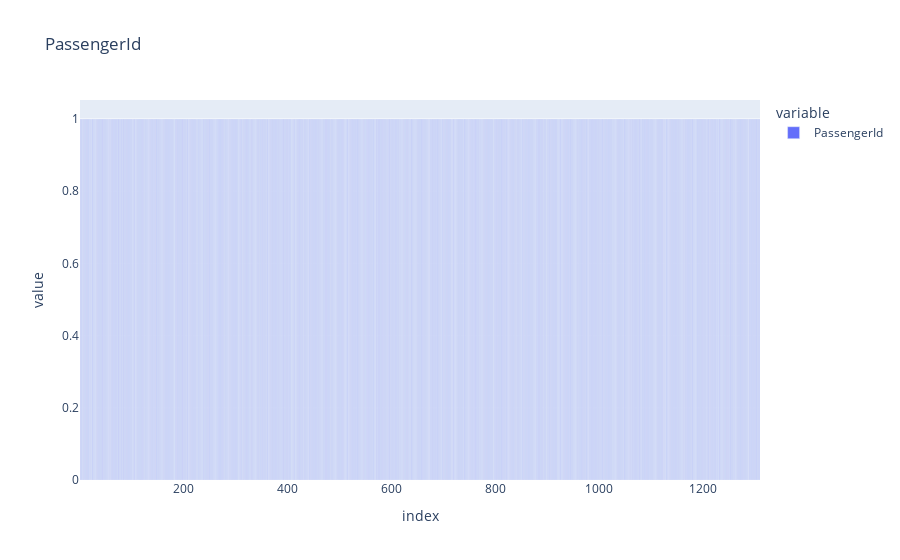
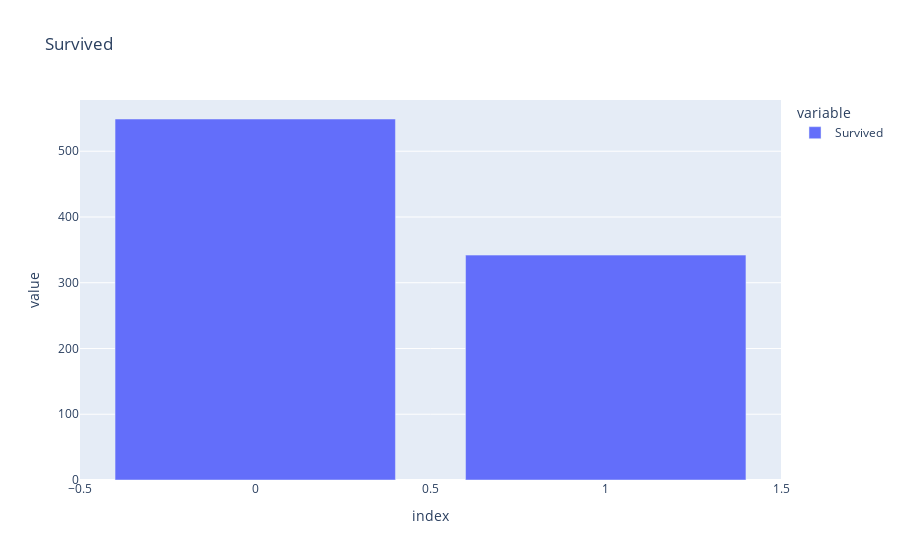

Notebook source saved alongside these figures, in order:
### Code cell
for column in all_csv.columns:
    vc = all_csv[column].value_counts()
    fig = px.bar(vc, title=column)
    fig.show()

### Figure 1 — Plotly figure (JSON) as saved in the notebook; plotly's stock layout.template omitted (floating-point values rounded to 4 significant figures; data arrays with more than 128 entries replaced by an {"elided": "..."} marker saying what was removed)
{"data": [{"alignmentgroup": "True", "hovertemplate": "variable=PassengerId<br>index=%{x}<br>value=%{y}<extra></extra>", "legendgroup": "PassengerId", "marker": {"color": "#636efa", "pattern": {"shape": ""}}, "name": "PassengerId", "offsetgroup": "PassengerId", "orientation": "v", "showlegend": true, "textposition": "auto", "type": "bar", "x": {"elided": "1309 int values"}, "xaxis": "x", "y": {"elided": "1309 int values"}, "yaxis": "y"}], "layout": {"barmode": "relative", "legend": {"title": {"text": "variable"}, "tracegroupgap": 0}, "title": {"text": "PassengerId"}, "xaxis": {"anchor": "y", "domain": [0, 1], "title": {"text": "index"}}, "yaxis": {"anchor": "x", "domain": [0, 1], "title": {"text": "value"}}}}

### Figure 2 — Plotly figure (JSON) as saved in the notebook; plotly's stock layout.template omitted (floating-point values rounded to 4 significant figures)
{"data": [{"alignmentgroup": "True", "hovertemplate": "variable=Survived<br>index=%{x}<br>value=%{y}<extra></extra>", "legendgroup": "Survived", "marker": {"color": "#636efa", "pattern": {"shape": ""}}, "name": "Survived", "offsetgroup": "Survived", "orientation": "v", "showlegend": true, "textposition": "auto", "type": "bar", "x": [0, 1], "xaxis": "x", "y": [549, 342], "yaxis": "y"}], "layout": {"barmode": "relative", "legend": {"title": {"text": "variable"}, "tracegroupgap": 0}, "title": {"text": "Survived"}, "xaxis": {"anchor": "y", "domain": [0, 1], "title": {"text": "index"}}, "yaxis": {"anchor": "x", "domain": [0, 1], "title": {"text": "value"}}}}
